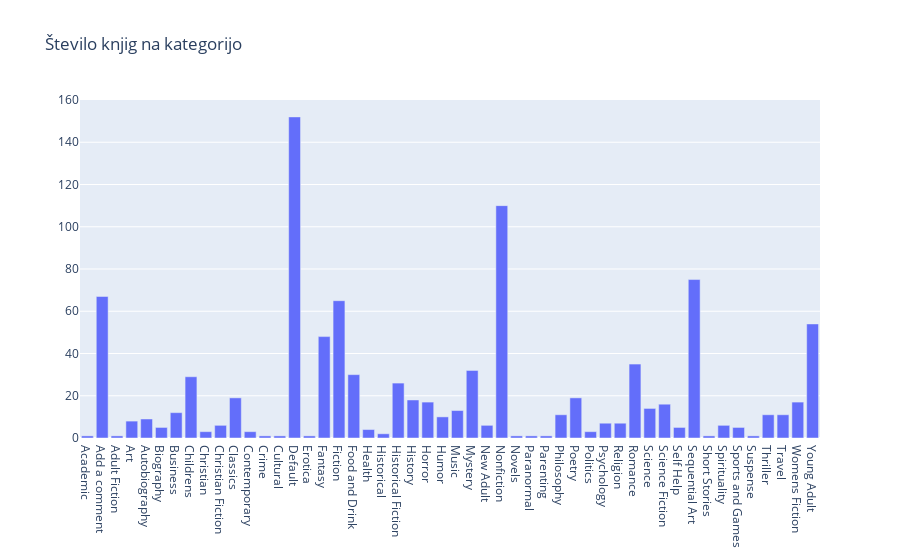

Notebook code for this chart:
### Markdown cell above
### *Kategorija ~ število knjig*
Prvo bom preučil število knjig v določeni kategoriji, da bom za nadaljno analizo lahko izločil kategorije z manj kot 'n' knjig, za primernejše rezultate.
<br>
Uporabil sem kodo s strani: https://www.w3schools.com/python/python_howto_remove_duplicates.asp
<br>
#### Graf ne prikaže vseh vrednosti če ni dovolj prostora, lahko uporabite opcijo zoom in približate na željene parametre!
#### Analiza vsebuje kategorije, ki so videti nesmiselne npr. 'Add a comment', 'Default'... Teh kategorij nisem izključil, ker je bistvo naloge analizirati podatke, če tudi niso nujno smiselni.

### Code cell
knjige_po_kategorijah = knjige.groupby('kategorija')
knjige_po_kategorijah.size()
st_knj = knjige_po_kategorijah.size().tolist()

sez_kat = knjige.kategorija.tolist()
sez_kat = list(dict.fromkeys(sez_kat))
sez_kat.sort()

trace1 = go.Bar(
    x = sez_kat,
    y = st_knj,
)
fig_1 = go.Figure(
    data = [trace1],
    layout_title_text = "Število knjig na kategorijo"
)
# Izriše graf števila knjig/vseh kategorij
fig_1

### Figure 1 — Plotly figure (JSON) as saved in the notebook; plotly's stock layout.template omitted (floating-point values rounded to 4 significant figures)
{"data": [{"type": "bar", "x": ["Academic", "Add a comment", "Adult Fiction", "Art", "Autobiography", "Biography", "Business", "Childrens", "Christian", "Christian Fiction", "Classics", "Contemporary", "Crime", "Cultural", "Default", "Erotica", "Fantasy", "Fiction", "Food and Drink", "Health", "Historical", "Historical Fiction", "History", "Horror", "Humor", "Music", "Mystery", "New Adult", "Nonfiction", "Novels", "Paranormal", "Parenting", "Philosophy", "Poetry", "Politics", "Psychology", "Religion", "Romance", "Science", "Science Fiction", "Self Help", "Sequential Art", "Short Stories", "Spirituality", "Sports and Games", "Suspense", "Thriller", "Travel", "Womens Fiction", "Young Adult"], "y": [1, 67, 1, 8, 9, 5, 12, 29, 3, 6, 19, 3, 1, 1, 152, 1, 48, 65, 30, 4, 2, 26, 18, 17, 10, 13, 32, 6, 110, 1, 1, 1, 11, 19, 3, 7, 7, 35, 14, 16, 5, 75, 1, 6, 5, 1, 11, 11, 17, 54]}], "layout": {"title": {"text": "Število knjig na kategorijo"}}}
